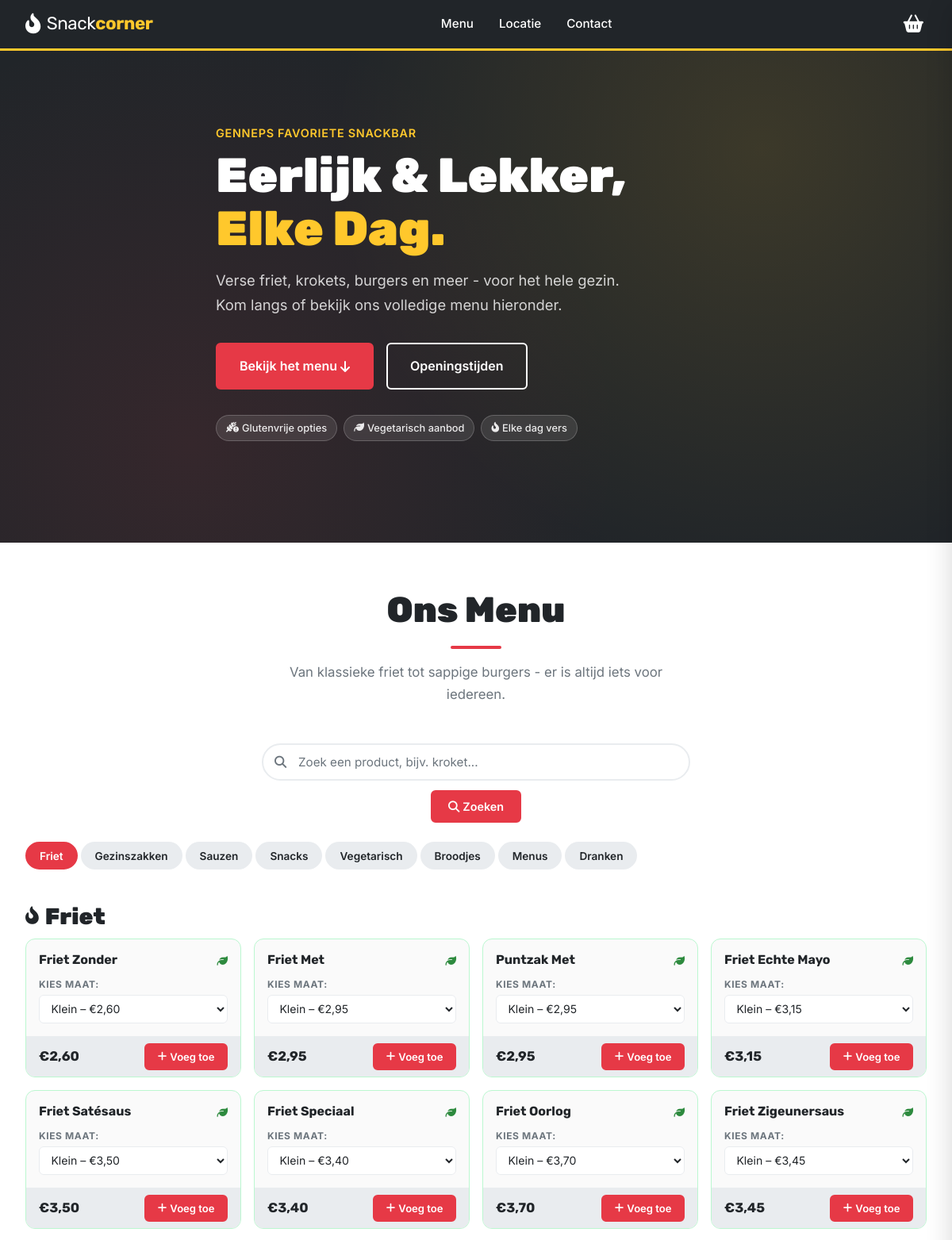
Page /app/index.php (upper part) on the committed database.
### tables this page shows
CREATE TABLE `categorieen` (
  `id` int UNSIGNED NOT NULL,
  `naam` varchar(100) NOT NULL,
  `icoon` varchar(50) NOT NULL DEFAULT 'fa-star',
  `volgorde` int UNSIGNED NOT NULL DEFAULT '99'
);

CREATE TABLE `producten` (
  `id` int UNSIGNED NOT NULL,
  `categorie_id` int UNSIGNED NOT NULL,
  `naam` varchar(200) NOT NULL,
  `beschrijving` text,
  `maat` varchar(50) DEFAULT NULL,
  `prijs` decimal(6,2) NOT NULL DEFAULT '0.00',
  `vega` tinyint(1) NOT NULL DEFAULT '0',
  `volgorde` int UNSIGNED NOT NULL DEFAULT '99'
);

### app/index.php (the view, shortened to what this page needs)
<?php
try {
    $db = new PDO(
            'mysql:host=mysql_db;dbname=restaraunt;charset=utf8',
            'root',
            'rootpassword',
            [PDO::ATTR_ERRMODE => PDO::ERRMODE_EXCEPTION]
    );
} catch (PDOException $e) {
    die("Verbinding mislukt: " . $e->getMessage());
}
$categorieen = $db->query(
        "SELECT * FROM `categorieen` ORDER BY volgorde ASC, naam ASC"
)->fetchAll(PDO::FETCH_ASSOC);
$zoekterm = trim($_GET['zoek'] ?? '');
if ($zoekterm !== '') {
    $stmt = $db->prepare(
            "SELECT p.*, c.naam AS cat_naam
         FROM `producten` p
         JOIN `categorieen` c ON c.id = p.categorie_id
         WHERE p.naam LIKE :zoek
         ORDER BY c.volgorde ASC, p.volgorde ASC, p.naam ASC"
    );
    $stmt->execute([':zoek' => '%' . $zoekterm . '%']);
    $rows = $stmt->fetchAll(PDO::FETCH_ASSOC);
} else {
    $rows = $db->query(
            "SELECT p.*, c.naam AS cat_naam
         FROM `producten` p
         JOIN `categorieen` c ON c.id = p.categorie_id
         ORDER BY p.categorie_id ASC, p.volgorde ASC, p.naam ASC"
    )->fetchAll(PDO::FETCH_ASSOC);
}
$producten = [];
foreach ($rows as $row) {
    $producten[$row['categorie_id']][$row['naam']][] = $row;
}
function slug(string $str): string {
    return strtolower(preg_replace('/[^a-z0-9]+/i', '-', $str));
}
?>
<!DOCTYPE html>
<html lang="nl">
<head>
    <link rel="stylesheet" href="https://cdnjs.cloudflare.com/ajax/libs/font-awesome/6.5.0/css/all.min.css" />
    <link rel="stylesheet" href="Styling/styles.css" />
</head>
<body>
<header class="site-header">
    <div class="header-inner container">
        <a href="#" onclick="window.scrollTo({top:0,behavior:'smooth'});return false;" class="logo">
            <span class="logo-icon"><i class="fa-solid fa-fire-flame-curved"></i></span>
            <span class="logo-text">Snack<strong>corner</strong></span>
        </a>
        <nav class="main-nav" aria-label="Hoofdnavigatie">
            <a href="#menu">Menu</a>
            <a href="#locatie">Locatie</a>
            <a href="#contact">Contact</a>
        </nav>
        <div class="header-actions">
            <button class="cart-btn" id="cartToggle" aria-label="Winkelwagen openen">
                <i class="fa-solid fa-basket-shopping"></i>
            </button>
        </div>
    </div>
</header>
<aside class="cart-sidebar" id="cartSidebar" aria-hidden="true" aria-label="Winkelwagen">
</aside>
<main>
    <section class="hero" id="hero">
        <div class="hero-bg-pattern" aria-hidden="true"></div>
        <div class="container hero-content">
            <p class="hero-eyebrow">Genneps favoriete snackbar</p>
            <h1 class="hero-title">Eerlijk &amp; Lekker,<br><span class="highlight">Elke Dag.</span></h1>
            <p class="hero-subtitle">Verse friet, krokets, burgers en meer - voor het hele gezin. Kom langs of bekijk ons volledige menu hieronder.</p>
            <div class="hero-actions">
                <a href="#menu" class="btn btn-primary btn-large">Bekijk het menu <i class="fa-solid fa-arrow-down"></i></a>
                <a href="#contact" class="btn btn-outline btn-large">Openingstijden</a>
            </div>
            <div class="hero-badges">
                <span class="badge"><i class="fa-solid fa-wheat-awn-circle-exclamation"></i> Glutenvrije opties</span>
                <span class="badge"><i class="fa-solid fa-leaf"></i> Vegetarisch aanbod</span>
                <span class="badge"><i class="fa-solid fa-fire-flame-curved"></i> Elke dag vers</span>
            </div>
        </div>
    </section>
    <section class="menu-section" id="menu">
        <div class="container">
            <div class="section-header">
                <h2 class="section-title">Ons Menu</h2>
                <p class="section-sub">Van klassieke friet tot sappige burgers - er is altijd iets voor iedereen.</p>
            </div>
            <form method="GET" action="index.php#menu" class="search-wrapper">
                <div class="search-box">
                    <input
                            type="search"
                            name="zoek"
                            class="search-input"
                            placeholder="Zoek een product, bijv. kroket..."
                            autocomplete="off"
                            aria-label="Zoek in het menu"
                            value="<?= htmlspecialchars($zoekterm) ?>"
                    >
                </div>
                <div class="search-actions">
                    <button type="submit" class="btn btn-primary">
                        <i class="fa-solid fa-magnifying-glass"></i> Zoeken
                    </button>
                </div>
            </form>
            <?php if ($zoekterm === ''): ?>
                <div class="menu-tabs" id="menuTabs" role="tablist" aria-label="Menucategorieen">
                    <?php foreach ($categorieen as $i => $cat): ?>
                        <button
                                class="tab-btn <?= $i === 0 ? 'active' : '' ?>"
                                data-target="cat-<?= $cat['id'] ?>">
                            <?= htmlspecialchars($cat['naam']) ?>
                        </button>
                    <?php endforeach; ?>
                </div>
            <?php endif; ?>
            <?php foreach ($categorieen as $cat):
                $catId    = $cat['id'];
                $catNaam  = $cat['naam'];
                $catIcoon = $cat['icoon'];
                $groepen  = $producten[$catId] ?? [];
                ?>
                <div class="menu-category" id="cat-<?= $catId ?>">
                    <h3 class="cat-title">
                        <span class="cat-icon"><i class="fa-solid <?= htmlspecialchars($catIcoon) ?>"></i></span>
                        <?= htmlspecialchars($catNaam) ?>
                    </h3>
                    <div class="menu-grid">
                        <?php foreach ($groepen as $naam => $sizes):
                            $first       = $sizes[0];
                            $firstPrice  = number_format($first['prijs'], 2, '.', '');
                            $hasDropdown = count($sizes) > 1;
                            $selectId    = 'size-' . $catId . '-' . slug($naam);
                            $isVeg       = (int)$first['vega'] === 1;
                            ?>
                            <div class="menu-card <?= $isVeg ? 'veg-card' : '' ?>">
                                <div class="menu-card-body">
                                    <div class="menu-card-top">
                                        <h4><?= htmlspecialchars($naam) ?></h4>
                                        <?php if ($isVeg): ?>
                                            <span class="veg-badge"><i class="fa-solid fa-leaf"></i></span>
                                        <?php endif; ?>
                                    </div>
                                    <?php if ($hasDropdown): ?>
                                        <label class="size-label" for="<?= $selectId ?>">Kies maat:</label>
                                        <select class="size-select" id="<?= $selectId ?>">
                                            <?php foreach ($sizes as $s): ?>
                                                <option value="<?= number_format($s['prijs'], 2, '.', '') ?>"
                                                        data-size="<?= htmlspecialchars($s['maat'] ?? '') ?>">
                                                    <?= htmlspecialchars($s['maat'] ?? '') ?>
                                                    &ndash; &euro;<?= number_format($s['prijs'], 2, ',', '.') ?>
                                                </option>
                                            <?php endforeach; ?>
                                        </select>
                                    <?php endif; ?>
                                </div>
                                <div class="menu-card-footer">
                                    <span class="price">&euro;<?= number_format($first['prijs'], 2, ',', '.') ?></span>
                                    <button class="btn btn-primary add-to-cart"
                                            data-name="<?= htmlspecialchars($naam) ?>"
                                            data-price="<?= $firstPrice ?>">
                                        <i class="fa-solid fa-plus"></i> Voeg toe
                                    </button>
                                </div>
                            </div>
                        <?php endforeach; ?>
                    </div>
                </div>
            <?php endforeach; ?>
        </div>
    </section>
</main>
</body>
</html>

### rows in the picture
categorieen: naam "Friet", naam "Friet Zonder", naam "Friet Met", naam "Puntzak Met", naam "Friet Echte Mayo", naam "Friet Satésaus", naam "Friet Speciaal", naam "Friet Oorlog", naam "Friet Zigeunersaus"
categorieen: naam "Gezinszakken"
categorieen: naam "Sauzen"
categorieen: naam "Snacks"
categorieen: naam "Vegetarisch"
categorieen: naam "Broodjes"
categorieen: naam "Menus"
categorieen: naam "Dranken"
producten: prijs "2,60"
producten: prijs "2,95"
producten: prijs "2,95"
producten: prijs "3,15"
producten: prijs "3,50"
producten: prijs "3,40"
producten: prijs "3,70"
producten: prijs "3,45"

### other values in the picture
form field value "Klein – €2,60"
form field value "Klein – €2,95"
form field value "Klein – €3,15"
form field value "Klein – €3,50"
form field value "Klein – €3,40"
form field value "Klein – €3,70"
form field value "Klein – €3,45"
